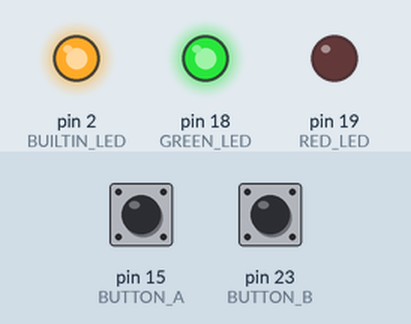
Recording of a sketch running on a simulated Arduino Mega 2560, built with avr-gcc and run on an emulated ATmega2560. Shown: output pins drawn as LEDs (lit = HIGH). Inputs (shaded band) come from the test bench; at power-on: pin 15 (BUTTON_A) HIGH, pin 23 (BUTTON_B) HIGH.

Above: at 1.2 s.
1.3 s: pin 15 (BUTTON_A) pulled LOW for 0.15 s
At 1.37 s:
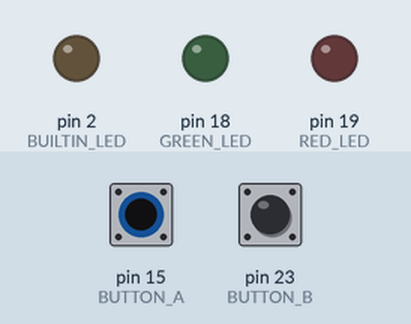
2.9 s: pin 23 (BUTTON_B) pulled LOW for 0.15 s
At 2.97 s:
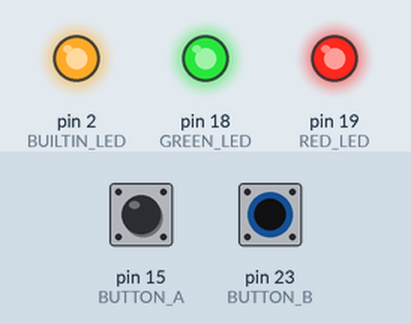
4.5 s: pin 23 (BUTTON_B) pulled LOW for 3.2 s
At 8.7 s:
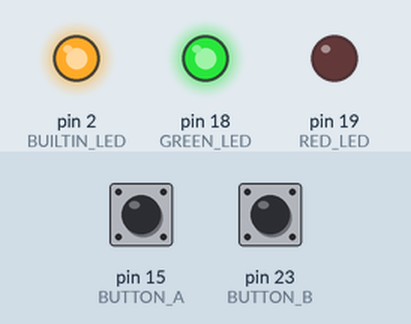
9.2 s: pin 15 (BUTTON_A) pulled LOW for 1 s
At 9.9 s:
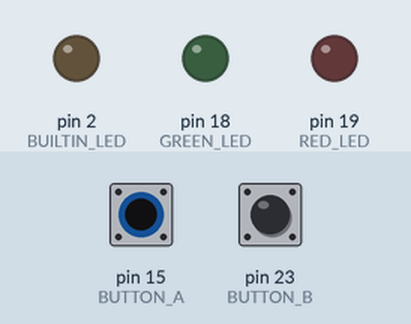
11.7 s: pin 15 (BUTTON_A) pulled LOW for 3.2 s
At 15.4 s:
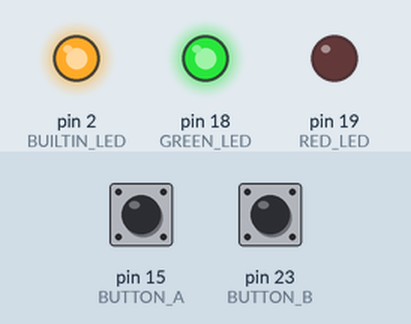
16.4 s: pin 15 (BUTTON_A) driven LOW and pin 23 (BUTTON_B) driven LOW
At 17.7 s:
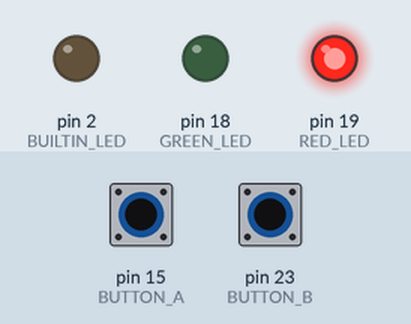
Timing chart, 0 to 18.9 s (numbered marks = the images above; inputs shaded):
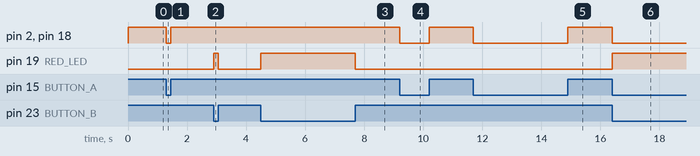

The sketch:

bonus_1_lighthouse_mode.ino
```cpp
// Project 01, Bonus 1 - Lighthouse Mode
// The green lamp is on all the time and goes DARK while Button A is held.
// Button B still lights the red "please repeat" lamp.

const int BUTTON_A    = 15;
const int BUTTON_B    = 23;
const int GREEN_LED   = 18;   // the signal lamp
const int RED_LED     = 19;   // "please repeat"
const int BUILTIN_LED = 2;

void setup() {
  pinMode(BUTTON_A, INPUT_PULLUP);
  pinMode(BUTTON_B, INPUT_PULLUP);
  pinMode(GREEN_LED, OUTPUT);
  pinMode(RED_LED, OUTPUT);
  pinMode(BUILTIN_LED, OUTPUT);
}

void loop() {
  // released reads HIGH (lamp on), pressed reads LOW (lamp dark)
  digitalWrite(GREEN_LED, digitalRead(BUTTON_A));
  digitalWrite(BUILTIN_LED, digitalRead(BUTTON_A));
  digitalWrite(RED_LED, !digitalRead(BUTTON_B));
}
```

Measured:
- after the input at 1.3 s, pin 2 (BUILTIN_LED), pin 18 (GREEN_LED): HIGH → LOW at once, → HIGH 0.15 s later
- after the input at 2.9 s, pin 19 (RED_LED): LOW → HIGH at once, → LOW 0.15 s later
- after the input at 4.5 s, pin 19 (RED_LED): LOW → HIGH at once, → LOW 3.2 s later
- after the input at 9.2 s, pin 2 (BUILTIN_LED), pin 18 (GREEN_LED): HIGH → LOW at once, → HIGH 1.0 s later
- after the input at 11.7 s, pin 2 (BUILTIN_LED), pin 18 (GREEN_LED): HIGH → LOW at once, → HIGH 3.2 s later
- after the input at 16.4 s, pin 2 (BUILTIN_LED), pin 18 (GREEN_LED): HIGH → LOW at once; pin 19 (RED_LED): LOW → HIGH at once
